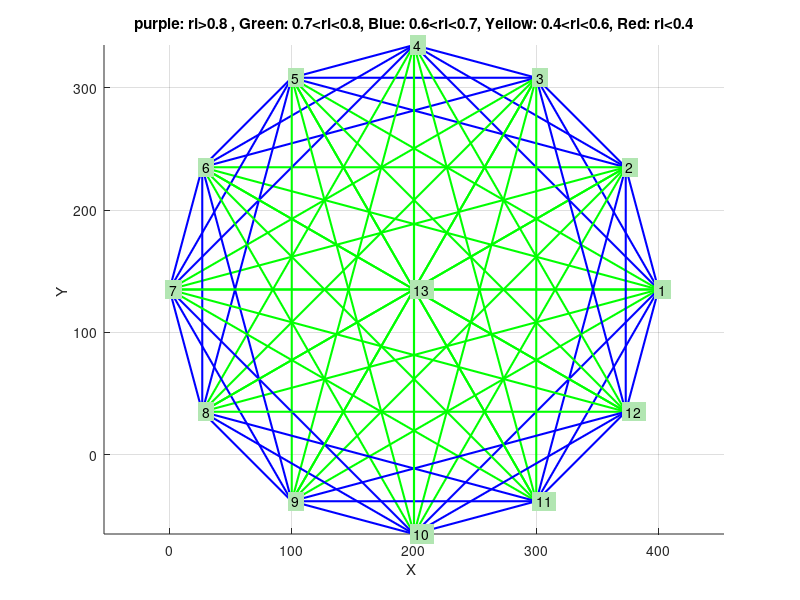

Recreate this plot in MATLAB.
clear all;clc;
format short;
k=11
     
fi=(0:k)/(k+1)*2*pi;
xC=cos(fi)*200+200;
yC=sin(fi)*200+135;
xC=[xC 200];
yC=[yC 135];

% f = 1+ceil(100.*rand(2*(k+1),1));
% temp=1;
% for i=1:k+1
%     xC(i)=xC(i)+f(temp);
%     yC(i)=yC(i)+f(temp+1);
%     temp=temp+2;
% end


n=k+2;
A(1:(n*(n-1)/2),1:2*n)=[0];
temp1=1;
for i=1:n
     for j=i+1:n
        l(temp1)=sqrt((xC(j)-xC(i))^2+(yC(j)-yC(i))^2);
        A(temp1,2*i-1)=-(xC(j)-xC(i))/l(temp1);
        A(temp1,2*i)=-(yC(j)-yC(i))/l(temp1);
        A(temp1,2*j-1)=(xC(j)-xC(i))/l(temp1);
        A(temp1,2*j)=(yC(j)-yC(i))/l(temp1);
        temp1=temp1+1;
    end
end
for i=1:n
    D(1,2*i-1)=1;
    D(1,2*i)=0;
    D(2,2*i-1)=0;
    D(2,2*i)=1;
    D(3,2*i-1)=yC(i);
    D(3,2*i)=-xC(i);
end
%     D(3,1:2*n)=[0];
%     D(1,1)=1;
%     D(2,2)=1;
%     D(3,23)=-(yC(13)-yC(12))/l(temp1-1)^2;
%     D(3,24)=(xC(13)-xC(12))/l(temp1-1)^2;
%     D(3,25)=(yC(13)-yC(12))/l(temp1-1)^2;
%     D(3,26)=-(xC(13)-xC(12))/l(temp1-1)^2;

N=inv(A'*A+D'*D)-D'*inv(D*D'*D*D')*D;
%n is teh number of point in Network
R=eye(n*(n-1)/2,n*(n-1)/2)-(A*inv(A'*A+D'*D)*A');
trace(R);
mean(diag(R));
var(diag(R));
(n*(n-1))/2-2*n+3;
relate=[l' diag(R)];
for i=1:(n*(n-1)/2)
    delta(i)=3+(l(i)*2/1000);
    nabla(i)=delta(i)*2.8/sqrt(R(i,i));
end
for i=1:(n*(n-1)/2)
   lambda(i)=2.8^2/((1/R(i,i))-1);
end

temp=1;
for i=1:n
     for j=i+1:n
         if(R(temp,temp)>0.8)
            line([xC(i) xC(j)],[yC(i) yC(j)],'Marker','.','LineStyle','-','Color',[0.5,0,0.5],'LineWidth',1.5);
            grid on;
         end
         if(R(temp,temp)<=0.8&&R(temp,temp)>0.7)
            line([xC(i) xC(j)],[yC(i) yC(j)],'Marker','.','LineStyle','-','Color','g','LineWidth',1.5);
            grid on;
         end
         if(R(temp,temp)<=0.7&&R(temp,temp)>0.6)
            line([xC(i) xC(j)],[yC(i) yC(j)],'Marker','.','LineStyle','-','Color','b','LineWidth',1.5);
            grid on;
         end
         if(R(temp,temp)<=0.6&&R(temp,temp)>0.4)
            line([xC(i) xC(j)],[yC(i) yC(j)],'Marker','.','LineStyle','-','Color','y','LineWidth',1.5);
            grid on;
         end
         if(R(temp,temp)<=0.4)
            line([xC(i) xC(j)],[yC(i) yC(j)],'Marker','.','LineStyle','-','Color','r','LineWidth',1.5);
            grid on;
         end
            temp=temp+1;  
     end

end
xlabel('X ')
ylabel('Y ')
title('purple: ri>0.8 , Green: 0.7<ri<0.8, Blue: 0.6<ri<0.7, Yellow: 0.4<ri<0.6, Red: ri<0.4')
for i=1:n
    text(xC(i),yC(i),num2str(i),'BackgroundColor',[.7 .9 .7]);
    end
    axis equal